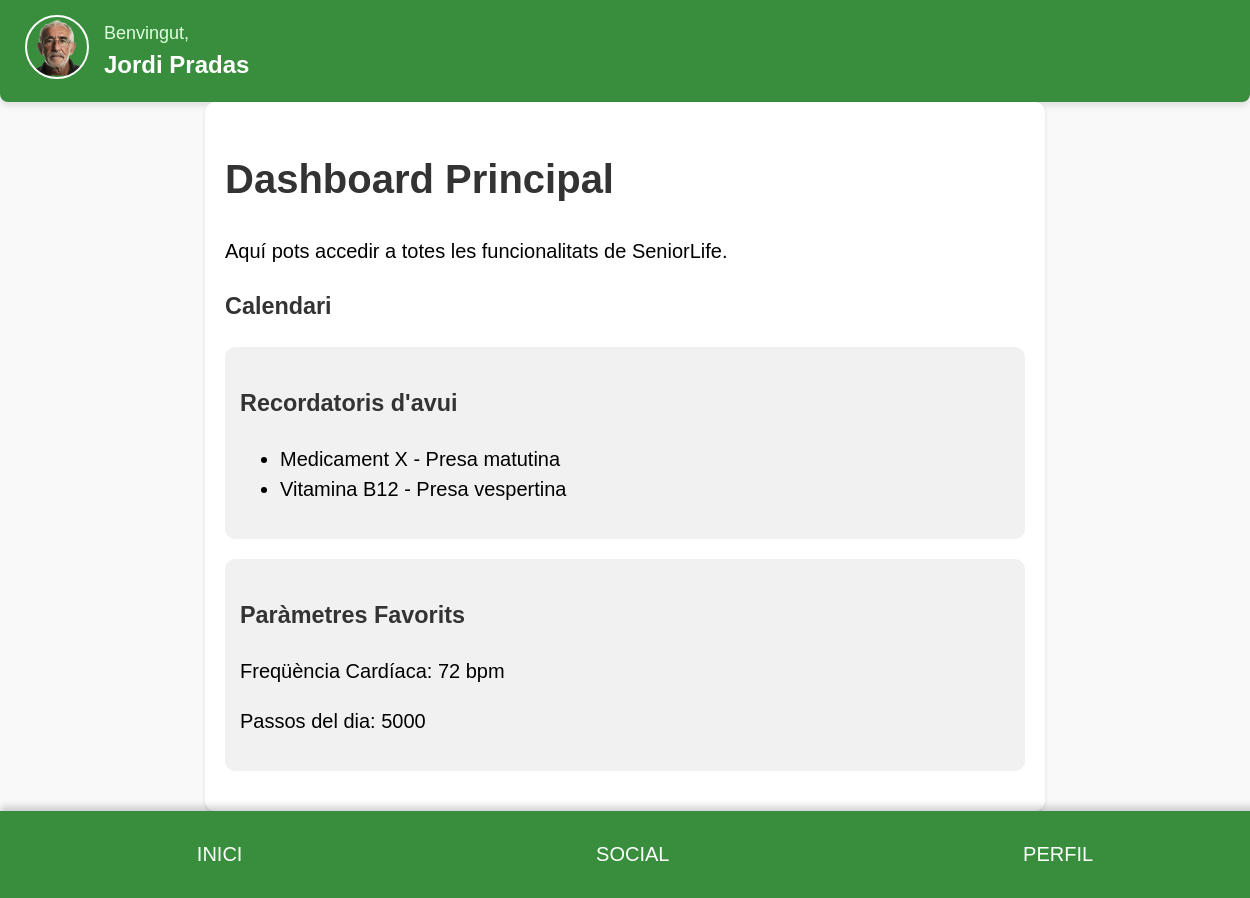
Before: /dashboard (signed in) with the older database file.
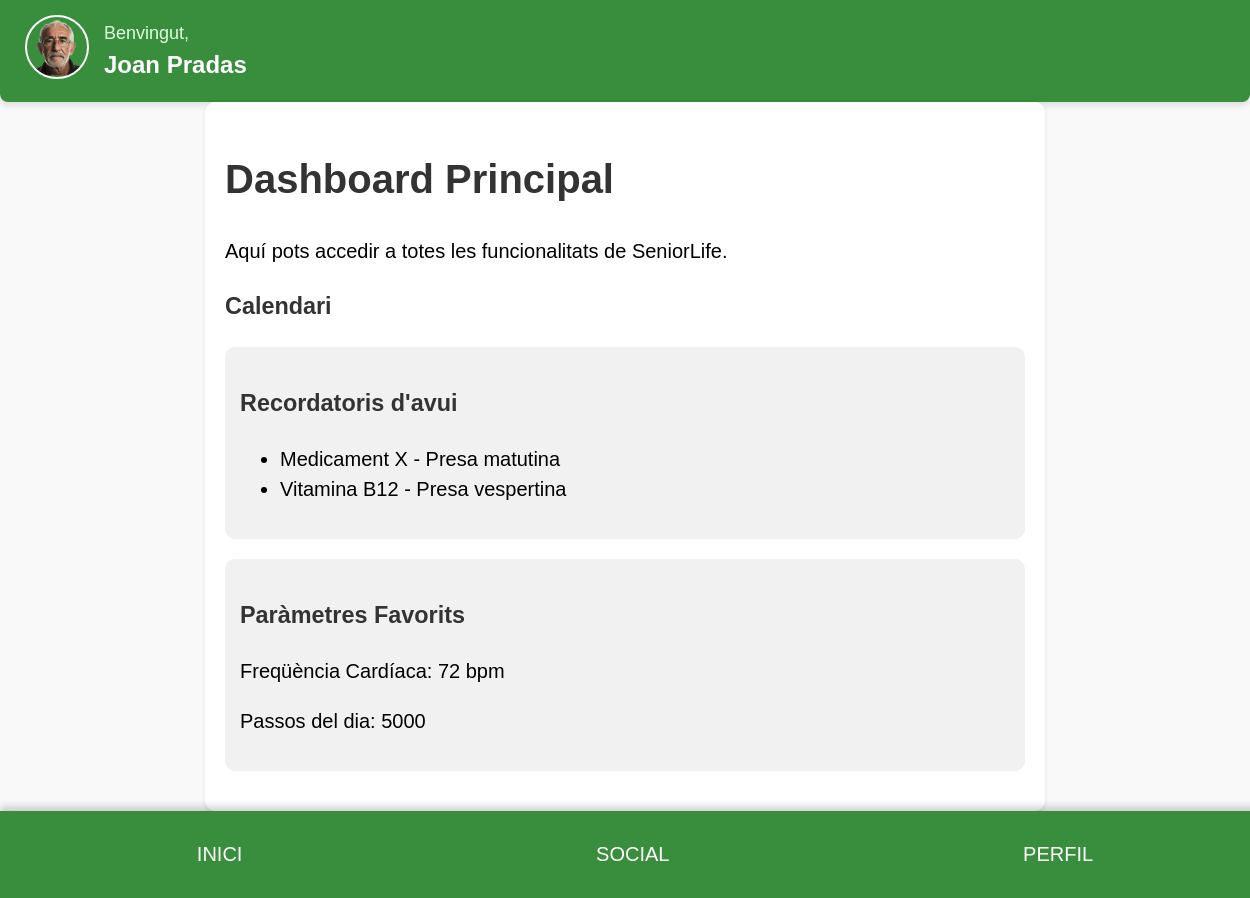
After: the same page with the newer database file.
### tables this page shows
CREATE TABLE usuarios (
        id INTEGER PRIMARY KEY AUTOINCREMENT,
        tipo TEXT, -- paciente, familiar, profesional
        nombre TEXT,
        apellidos TEXT,
        email TEXT UNIQUE,
        password TEXT,
        dni TEXT UNIQUE,
        telefono TEXT,
        direccion TEXT,
        sexo TEXT,
        fecha_nacimiento TEXT,
        foto_perfil TEXT
    );

### backend.py (the view)
@app.route('/dashboard')
def dashboard():
    if 'user_id' not in session:
        flash('Por favor, inicia sesión primero.', 'error')
        return redirect(url_for('login'))
    user_id = session['user_id']
    conn = sqlite3.connect('database/data.sqlite')
    cursor = conn.cursor()
    cursor.execute("SELECT * FROM usuarios WHERE id = ?", (user_id,))
    user_data = cursor.fetchone()
    user_type = user_data[1]  # Columna 'tipo' en usuarios (índice 1)
    if user_type == 'profesional':
        cursor.execute("SELECT rol FROM profesionales WHERE usuario_id = ?", (user_id,))
        professional_data = cursor.fetchone()
        if not professional_data:
            flash('No se encontraron datos específicos del profesional.', 'error')
            return redirect(url_for('login'))
        professional_role = professional_data[0]  # Columna 'rol' (índice 0)
        if professional_role == 'metge':
            return render_template('dash_doct.html', user_data=user_data)
        elif professional_role == 'infermer':
            return render_template('perfil_enfermero.html', user_data=user_data)
        else:
            flash('Rol profesional desconocido.', 'error')
            return redirect(url_for('login'))
    elif user_type == 'familiar':
        return render_template('dash_fam.html',user_data=user_data)
    elif user_type == 'paciente':
        return render_template('dashboard.html',user_data=user_data)
    else:
        flash('Error al determinar el tipo de usuario.', 'error')
        return redirect(url_for('login'))

### templates/dashboard.html (shortened to what this page needs)
<!DOCTYPE html>
<html lang="en">
<head>
    <link rel="stylesheet" href="https://cdnjs.cloudflare.com/ajax/libs/fullcalendar/6.1.8/fullcalendar.min.css">
<body>
    <div class="header">
        <div class="header-content">
            <div class="header-avatar">
                <img src="/static/perfil.png" alt="Usuario">
            </div>
            <div class="header-text">
                <span class="welcome-text">Benvingut,</span>
                <span class="user-name">{{ user_data[2] }} {{ user_data[3] }}</span>
            </div>
        </div>
    </div>
    <div id="main-section" class="container section">
        <h1>Dashboard Principal</h1>
        <p>Aquí pots accedir a totes les funcionalitats de SeniorLife.</p>
        <div class="calendar">
            <h3>Calendari</h3>
        </div>
        <div class="reminders">
            <h3>Recordatoris d'avui</h3>
            <ul>
                <li>Medicament X - Presa matutina</li>
                <li>Vitamina B12 - Presa vespertina</li>
            </ul>
        </div>
        <div class="favorites">
            <h3>Paràmetres Favorits</h3>
            <p>Freqüència Cardíaca: 72 bpm</p>
            <p>Passos del dia: 5000</p>
        </div>
    </div>
    <div class="footer">
        <button onclick="showSection('main-section')">INICI</button>
        <button onclick="showSection('social-section')">SOCIAL</button>
        <button onclick="showSection('explore-section')">PERFIL</button>
    </div>
</body>
</html>

Changed rows visible on the page:
changed usuarios "Pradas": nombre "Jordi" → "Joan"
